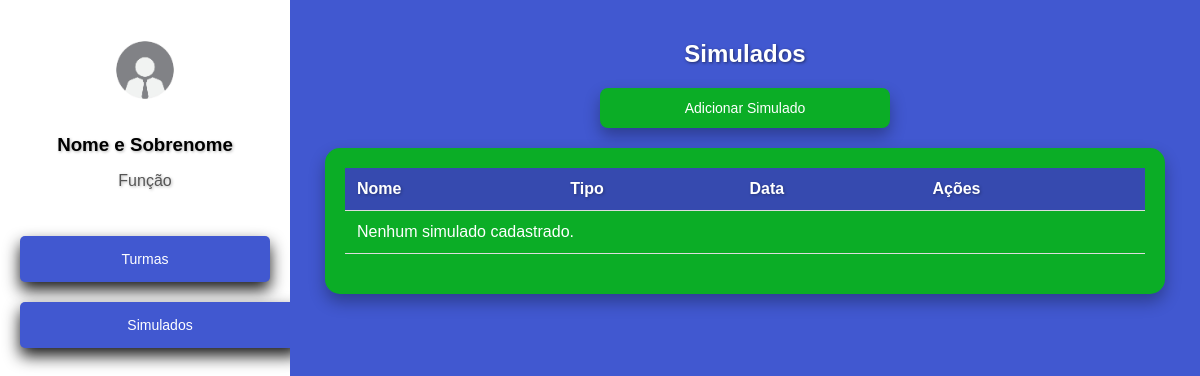
Before: /cadastros/simulados/ with the older database file.
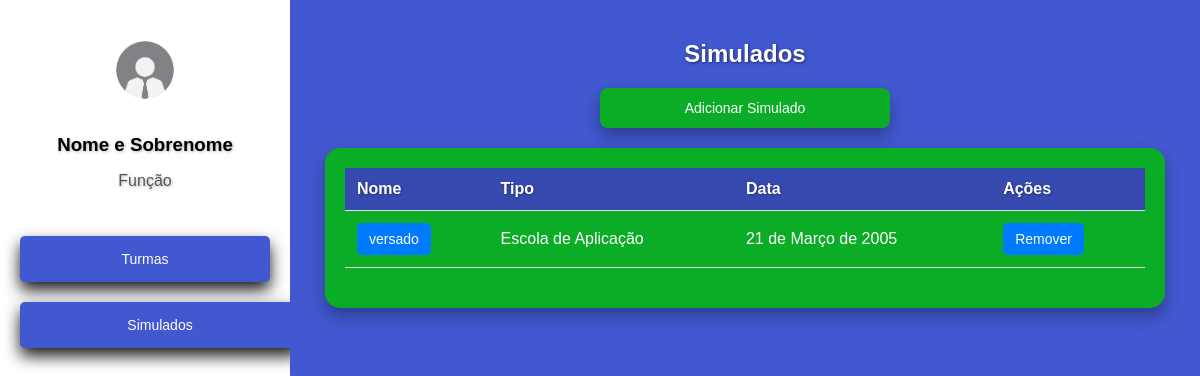
After: the same page with the newer database file.
### cadastros/models.py (models this page shows, shortened)
class Simulado(models.Model):
    TIPOS_SIMULADO = [
        ('CM', 'Colégio Militar'),
        ('EA', 'Escola de Aplicação'),
    ]
    nome = models.CharField(max_length=100)
    tipo = models.CharField(max_length=2, choices=TIPOS_SIMULADO)
    data = models.DateField()

### cadastros/views.py (the view, shortened to what this page needs)
# urls.py: path('simulados/', SimuladoView.as_view(), name='simulados'),
class SimuladoView(View):
    template_name_list = 'simulados.html'
    template_name_add = 'adicionar_simulado.html'
    def get(self, request, simulado_id=None):
        if request.path.endswith('adicionar/'):
            return render(request, self.template_name_add)
        else:
            simulados = SimuladoMediator.listar_simulados()
            return render(request, self.template_name_list, {'simulados': simulados})

### cadastros/mediators.py (called while the page is built)
    @staticmethod
    def listar_simulados():
        return Simulado.objects.all()

### cadastros/templates/simulados.html (shortened to what this page needs)
<!DOCTYPE html>
<html lang="pt-br">
<head>
</head>
<body>
    <div class="sidebar">
        <div class="profile">
            <img src="/static/imgfunc.jpg" alt="funcionario" width="100" height="100">
            <h3>Nome e Sobrenome</h3>
            <p>Função</p>
        </div>
        <nav>
            <a href="{% url 'turmas' %}">Turmas</a>
            <a href="{% url 'simulados' %}" class="btn btn-primary">Simulados</a>
        </nav>
    </div>
    <div class="container">
        <h2>Simulados</h2>
        <a href="{% url 'adicionar_simulado' %}" class="btn btn-primary">Adicionar Simulado</a>
        <div class="table-container">
            <table>
                <thead>
                    <tr>
                        <th>Nome</th>
                        <th>Tipo</th>
                        <th>Data</th>
                        <th>Ações</th>
                    </tr>
                </thead>
                <tbody>
                    {% for simulado in simulados %}
                    <tr>
                        <td>
                            <a href="{% url 'notas_simulado' simulado.id %}">{{ simulado.nome }}</a>
                        </td>
                        <td>{{ simulado.get_tipo_display }}</td>
                        <td>{{ simulado.data }}</td>
                        <td>
                            <form method="post" action="{% url 'excluir_simulado' simulado.id %}" style="display:inline;">
                                <button type="submit" class="btn btn-danger" onclick="return confirm('Tem certeza que deseja remover este simulado?');">Remover</button>
                            </form>
                        </td>
                    </tr>
                    {% empty %}
                    <tr>
                        <td colspan="4">Nenhum simulado cadastrado.</td>
                    </tr>
                    {% endfor %}
                </tbody>
            </table>
        </div>
    </div>
</body>
</html>

Changed rows visible on the page:
added Simulado: nome "versado", tipo "Escola de Aplicação", data "21 de Março de 2005"
Other visible differences:
text no longer shown: "Nenhum simulado cadastrado."
